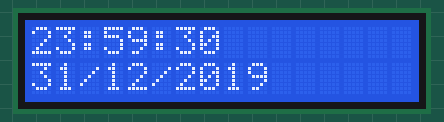
The sketch below on a simulated Arduino Uno, built with avr-gcc and run on an emulated ATmega328P. Shown: 16×2 character LCD. The local clock reads 2024-03-15 10:24:30 at power-on unless the sketch sets it; what the sketch prints to the serial monitor is not drawn.

Above: at 0.3 s.
At 4.4 s:
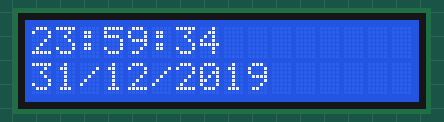
At 9.4 s:
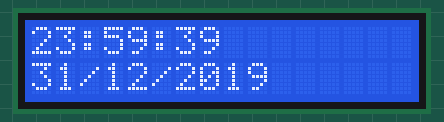
At 19.5 s:
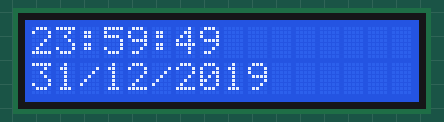
At 28.6 s:
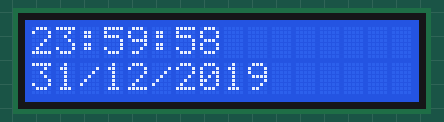
At 38.6 s:
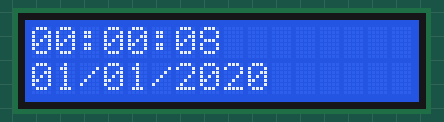

Measured:
- what the display in image 0 shows lasts 1.0 s, from 0.3 s to 1.3 s

The sketch:

rtcwithsettime.ino
```cpp
/*
*  Example
* Xtrans Solutions Pvt Ltd
* www.xtranssolutions.com
*
* Connect RM10 to RM1   //RTC Module
* Connect CN3 to CN6    //LCD Connection
*
* Install ArduinoJson Library
*/
#include <Wire.h>
#include <TimeLib.h>
#include <DS1307RTC.h>
#include <LiquidCrystal.h>
const int rs = 6, en = 7, d4 =5, d5 = 4, d6 = 3, d7 = 2;
LiquidCrystal lcd(rs, en, d4, d5, d6, d7);


void setup() {
  Serial.begin(9600);
  while (!Serial) ; // wait for serial
  delay(200);
  lcd.begin(16,2);
//  setTime(hr,min,sec,day,month,yr);
  setTime(23,59,30,31,12,2019);
  RTC.set(now());
  Serial.println("DS1307RTC Read Test");
  Serial.println("-------------------");
}

void loop() {
  tmElements_t tm;

  if (RTC.read(tm)) {
    lcd.clear();
    Serial.print("Ok, Time = ");
    print2digits(tm.Hour);
    Serial.write(':');
    print2digits(tm.Minute);
    Serial.write(':');
    print2digits(tm.Second);
    Serial.print(", Date (D/M/Y) = ");
    Serial.print(tm.Day);
    Serial.write('/');
    Serial.print(tm.Month);
    Serial.write('/');
    Serial.print(tmYearToCalendar(tm.Year));
    Serial.println();
    lcd.setCursor(0,0);

    print2lcd(tm.Hour);
    lcd.print(":");
    print2lcd(tm.Minute);
    lcd.print(':');
    print2lcd(tm.Second);
    lcd.setCursor(0,1);
    print2lcd(tm.Day);
    lcd.print("/");
    print2lcd(tm.Month);
    lcd.print("/");
    lcd.print(tmYearToCalendar(tm.Year));
    }
    else {
    if (RTC.chipPresent()) {
      Serial.println("The DS1307 is stopped.  Please run the SetTime");
      Serial.println("example to initialize the time and begin running.");
      Serial.println();
    } else {
      Serial.println("DS1307 read error!  Please check the circuitry.");
      Serial.println();
    }
    delay(9000);
  }
  delay(1000);
}

void print2digits(int number) {
  if (number >= 0 && number < 10) {
    Serial.write('0');
  }
  Serial.print(number);

}
void print2lcd(int number) {
  if (number >= 0 && number < 10) {
    lcd.print('0');
  }
  lcd.print(number);

}
```
